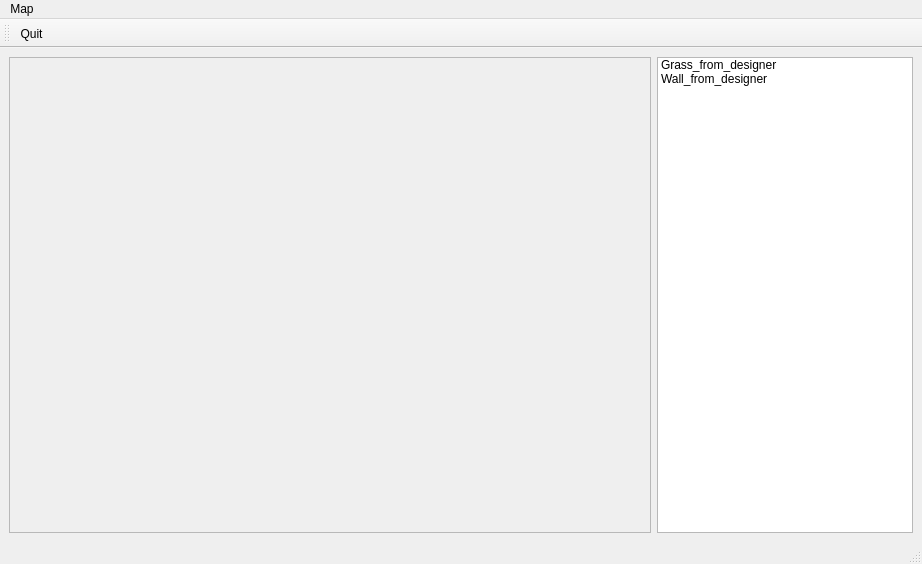
<?xml version="1.0" encoding="UTF-8"?>
<ui version="4.0">
 <class>MainWindow</class>
 <widget class="QMainWindow" name="MainWindow">
  <property name="geometry">
   <rect>
    <x>0</x>
    <y>0</y>
    <width>922</width>
    <height>564</height>
   </rect>
  </property>
  <property name="minimumSize">
   <size>
    <width>922</width>
    <height>0</height>
   </size>
  </property>
  <property name="windowTitle">
   <string>MainWindow</string>
  </property>
  <widget class="QWidget" name="centralwidget">
   <layout class="QHBoxLayout" name="horizontalLayout">
    <item>
     <widget class="QScrollArea" name="scrollArea">
      <property name="widgetResizable">
       <bool>true</bool>
      </property>
      <widget class="QWidget" name="scrollAreaWidgetContents">
       <property name="geometry">
        <rect>
         <x>0</x>
         <y>0</y>
         <width>640</width>
         <height>480</height>
        </rect>
       </property>
      </widget>
     </widget>
    </item>
    <item>
     <widget class="QListWidget" name="palette">
      <property name="sizePolicy">
       <sizepolicy hsizetype="Preferred" vsizetype="Expanding">
        <horstretch>0</horstretch>
        <verstretch>0</verstretch>
       </sizepolicy>
      </property>
      <property name="minimumSize">
       <size>
        <width>150</width>
        <height>0</height>
       </size>
      </property>
      <property name="uniformItemSizes">
       <bool>false</bool>
      </property>
      <item>
       <property name="text">
        <string>Grass_from_designer</string>
       </property>
       <property name="icon">
        <iconset>
         <normaloff>grass.svg</normaloff>grass.svg</iconset>
       </property>
       <property name="flags">
        <set>ItemIsSelectable|ItemIsUserCheckable|ItemIsEnabled</set>
       </property>
      </item>
      <item>
       <property name="text">
        <string>Wall_from_designer</string>
       </property>
       <property name="icon">
        <iconset>
         <normaloff>wall.svg</normaloff>wall.svg</iconset>
       </property>
       <property name="flags">
        <set>ItemIsSelectable|ItemIsUserCheckable|ItemIsEnabled</set>
       </property>
      </item>
     </widget>
    </item>
   </layout>
  </widget>
  <widget class="QMenuBar" name="menubar">
   <property name="geometry">
    <rect>
     <x>0</x>
     <y>0</y>
     <width>922</width>
     <height>21</height>
    </rect>
   </property>
   <widget class="QMenu" name="menuMap">
    <property name="title">
     <string>Map</string>
    </property>
    <addaction name="actionNew"/>
    <addaction name="actionQuit"/>
   </widget>
   <addaction name="menuMap"/>
  </widget>
  <widget class="QStatusBar" name="statusbar"/>
  <widget class="QToolBar" name="toolBar">
   <property name="windowTitle">
    <string>toolBar</string>
   </property>
   <attribute name="toolBarArea">
    <enum>TopToolBarArea</enum>
   </attribute>
   <attribute name="toolBarBreak">
    <bool>false</bool>
   </attribute>
   <addaction name="actionQuit"/>
  </widget>
  <action name="actionNew">
   <property name="text">
    <string>New</string>
   </property>
  </action>
  <action name="actionQuit">
   <property name="text">
    <string>Quit</string>
   </property>
  </action>
 </widget>
 <resources/>
 <connections>
  <connection>
   <sender>actionQuit</sender>
   <signal>triggered()</signal>
   <receiver>MainWindow</receiver>
   <slot>close()</slot>
   <hints>
    <hint type="sourcelabel">
     <x>-1</x>
     <y>-1</y>
    </hint>
    <hint type="destinationlabel">
     <x>356</x>
     <y>240</y>
    </hint>
   </hints>
  </connection>
 </connections>
</ui>
